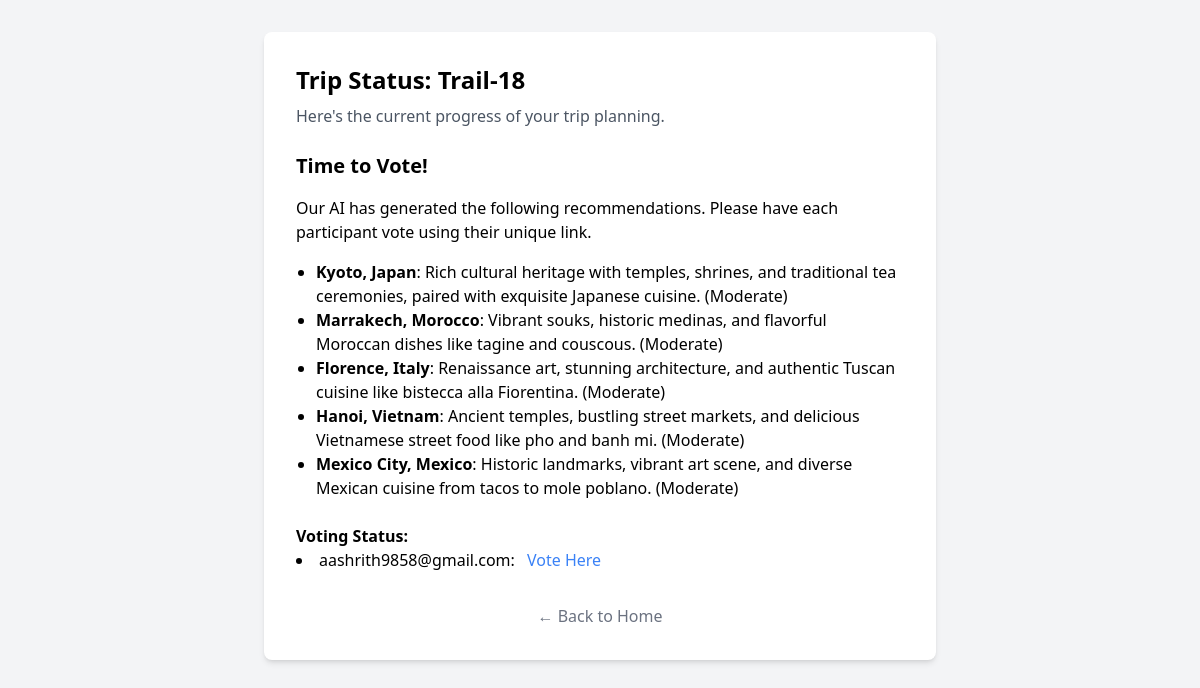
The page /trips/26 on the database its author committed.
### app/models/trip.py (models this page shows)
class Trip(Base):
    __tablename__ = "trips"
    id = Column(Integer, primary_key=True, index=True)
    name = Column(String, index=True)
    status = Column(String, default="planning")
    winner_recommendation_id = Column(Integer, ForeignKey("recommendations.id"), nullable=True)
    recommendations = relationship("Recommendation", foreign_keys="[Recommendation.trip_id]", back_populates="trip")
    winner = relationship("Recommendation", foreign_keys=[winner_recommendation_id])
    participants = relationship("Participant", back_populates="trip")

class Recommendation(Base):
    __tablename__ = "recommendations"
    id = Column(Integer, primary_key=True, index=True)
    trip_id = Column(Integer, ForeignKey("trips.id"))
    destination_name = Column(String)
    reason = Column(String)
    estimated_budget = Column(String)
    trip = relationship("Trip", back_populates="recommendations", foreign_keys=[trip_id])

class Participant(Base):
    __tablename__ = "participants"
    id = Column(Integer, primary_key=True, index=True)
    contact_info = Column(String, index=True)
    trip_id = Column(Integer, ForeignKey("trips.id"))
    trip = relationship("Trip", back_populates="participants")
    survey_response = relationship("SurveyResponse", uselist=False, back_populates="participant")
    __table_args__ = (UniqueConstraint('contact_info', 'trip_id', name='_contact_trip_uc'),)

### app/api/trips.py (the view)
@router.get("/{trip_id}", response_class=HTMLResponse)
def get_trip_status_page(request: Request, trip_id: int, db: Session = Depends(get_db)):
    trip = db.query(models.Trip).filter(models.Trip.id == trip_id).first()
    votes = db.query(models.Vote).join(models.Participant).filter(models.Participant.trip_id == trip_id).all()
    vote_count = len(votes)
    voted_participant_ids = {vote.participant_id for vote in votes}
    return templates.TemplateResponse(
        "trip_status.html",
        {
            "request": request,
            "trip": trip,
            "vote_count": vote_count,
            "voted_participant_ids": voted_participant_ids  # Pass the new list to the template
        }
    )

### app/templates/trip_status.html (shortened to what this page needs)
{% extends "base.html" %}
{% block content %}
<div id="trip-dashboard-content" class="bg-white p-8 rounded-lg shadow-md max-w-2xl mx-auto">
    <h1 class="text-2xl font-bold mb-2">Trip Status: {{ trip.name }}</h1>
    <p class="text-gray-600 mb-6">Here's the current progress of your trip planning.</p>
    <div id="recommendations-section">
        {% if trip.recommendations %}
            <h2 class="text-xl font-semibold mb-4">Time to Vote!</h2>
            <p class="mb-4">Our AI has generated the following recommendations. Please have each participant vote using their unique link.</p>
            <ul class="list-disc pl-5 mb-6">
            {% for rec in trip.recommendations %}
                <li><strong>{{ rec.destination_name }}</strong>: {{ rec.reason }} ({{ rec.estimated_budget }})</li>
            {% endfor %}
            </ul>
            <h3 class="font-semibold">Voting Status:</h3>
<ul class="list-inside list-disc">
{% for p in trip.participants %}
    <li>
        {{ p.contact_info }}:
        {% if p.id in voted_participant_ids %}
            <span class="text-green-500 font-bold ml-2">✅ Voted!</span>
        {% else %}
            <a href="/trip/{{ trip.id }}/vote/{{ p.id }}" class="text-blue-500 hover:underline ml-2">Vote Here</a>
        {% endif %}
    </li>
{% endfor %}
</ul>
        {% endif %}
    </div>
    <div class="mt-8 text-center">
        <a href="/" class="text-gray-500 hover:underline">← Back to Home</a>
    </div>
</div>
{% endblock %}

### rows shown on the page
Trip: name "Trail-18"
Recommendation: destination_name "Kyoto, Japan", reason "Rich cultural heritage with temples, shrines, and traditional tea ceremonies, paired with exquisite Japanese cuisine.", estimated_budget "Moderate"
Recommendation: destination_name "Marrakech, Morocco", reason "Vibrant souks, historic medinas, and flavorful Moroccan dishes like tagine and couscous.", estimated_budget "Moderate"
Recommendation: destination_name "Florence, Italy", reason "Renaissance art, stunning architecture, and authentic Tuscan cuisine like bistecca alla Fiorentina.", estimated_budget "Moderate"
Recommendation: destination_name "Hanoi, Vietnam", reason "Ancient temples, bustling street markets, and delicious Vietnamese street food like pho and banh mi.", estimated_budget "Moderate"
Recommendation: destination_name "Mexico City, Mexico", reason "Historic landmarks, vibrant art scene, and diverse Mexican cuisine from tacos to mole poblano.", estimated_budget "Moderate"
Participant: contact_info "aashrith9858@gmail.com"
